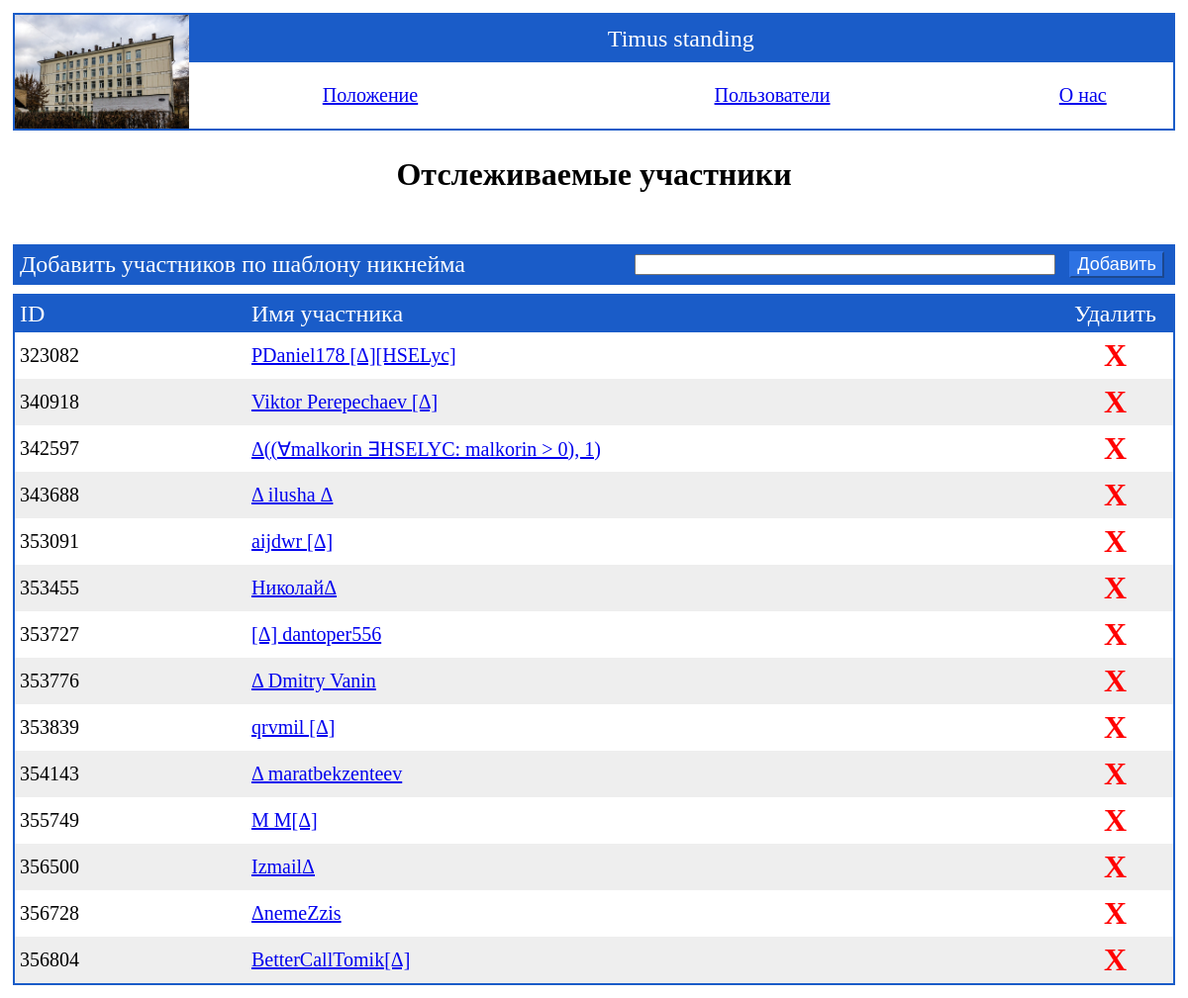
Screenshot of /users with the database file from the repository.
### data/user.py (models this page shows)
class User(SqlAlchemyBase):
    __tablename__ = 'user'
    id = sqlalchemy.Column(sqlalchemy.Integer, primary_key=True, autoincrement=True)
    name = sqlalchemy.Column(sqlalchemy.String)
    user_tasks = sqlalchemy.orm.relationship('User_task', back_populates='user')

### main.py (the view)
@app.route('/users', methods=['GET', 'POST'])
def users_page():
    if request.method == 'POST' and request.form['template'] != '':
        template = request.form['template']
        r.add_users(template)
    session = db_session.create_session()
    users = session.query(User).all()
    return render_template('users.html', users=users)

### data/db_session.py (called while the page is built)
def create_session() -> Session:
    global __factory
    return __factory()

### templates/users.html (shortened to what this page needs)
<html lang="en">
<head>
    <link href="/static/css/style.css" rel="stylesheet">
</head>
<body>
<table cellpadding=0 cellspacing=5 width="100%">
    <tbody>
        <tr>
            <td colspan="2">
                <table class="panel" align="CENTER" valign="CENTER"
                       border="0" width="100%" cellpadding=0 cellspacing=0>
                    <tr align="CENTER" class="header">
                        <td rowspan="2" height="115" width="15%" valign="CENTER"
                            style="background-image: url(/static/img/lyceum.png); background-size: 100% 100%">
                        </td>
                        <td colspan="3" valign="CENTER" height="48">Timus standing</td>
                    </tr>
                    <tr align="CENTER">
                        <td><a href="/">Положение</a></td>
                        <td><a href="/users">Пользователи</a></td>
                        <td><a href="/about">О нас</a></td>
                    </tr>
                </table>
            </td>
        </tr>
        <tr>
            <td align="CENTER" valign="CENTER" height="100" colspan="2">
                <h1>Отслеживаемые участники</h1>
            </td>
        </tr>
        <tr>
            <form method="post" class="main" action="" novalidate>
                <td colspan="2" valign="CENTER" align="CENTER" height="50" style="font-size: 24px;">
                    <table cellspacing="0" cellpadding="5" class="panel" width="100%">
                        <tr class="header">
                            <td width="70%">
                                Добавить участников по шаблону никнейма
                            </td>
                            <td width="20%">
                                <input type="text" name="template" size="50">
                            </td>
                            <td width="10%" align="CENTER">
                                <input type = "submit" name='button' value="Добавить">
                            </td>
                        </tr>
                    </table>
                </td>
            </form>
        </tr>
        <tr>
            <td align="CENTER" valign="TOP" width="100%">
                <table cellpadding="5" cellspacing="0" class="panel" width="100%">
                    <tr class="header">
                        <td width="20%">ID</td>
                        <td width="70%">Имя участника</td>
                        <td width="10%" align="CENTER">Удалить</td>
                    </tr>
                    {% for user in users %}
                    {% if loop.index % 2 == 0 %}
                    <tr class="even">
                    {% else %}
                    <tr class="odd">
                    {% endif %}
                        <td>{{ user.id }}</td>
                        <td><a href="https://acm.timus.ru/author.aspx?id={{ user.id }}">{{ user.name }}</a></td>
                        <td align="CENTER"><a href="/delete_user/{{ user.id }}" class="delete"><b>X</b></a></td>
                    </tr>
                    {% endfor %}
                </table>
            </td>
        </tr>
    </tbody>
</table>
</body>
</html>

### static/css/style.css (style rules this page uses)
table .panel { font-size: 20px; border-collapse: separate; font-style: normal; border: 2px solid #1A5CC8; padding: 0px; }
tr { color: #000000; background-color: #FFFFFF; }
tr .odd { color: #000000; background-color: #FFFFFF; }
tr .even { color: #000000; background-color: #EEEEEE; }
tr .header { color: #FFFFFF; background-color: #1A5CC8; font-size: 24px; }
input[type="submit"] { border-style: default; background-color: #DDDDDD; color: #000000; border-color: #DDDDDD; }
.header input[type="submit"] { border-style: default; background-color: #2D72E3; color: #ffffff; border-color: #2D72E3; font-size: 18px; }
.panel .delete { color: #FF0000; text-decoration: none; font-size: 32px; }

### rows the page displays
User: id "323082", name "PDaniel178 [Δ][HSELyc]"
User: id "340918", name "Viktor Perepechaev [Δ]"
User: id "342597", name "Δ((∀malkorin ∃HSELYC: malkorin > 0), 1)"
User: id "343688", name "Δ ilusha Δ"
User: id "353091", name "aijdwr [Δ]"
User: id "353455", name "НиколайΔ"
User: id "353727", name "[Δ] dantoper556"
User: id "353776", name "Δ Dmitry Vanin"
User: id "353839", name "qrvmil [Δ]"
User: id "354143", name "Δ maratbekzenteev"
User: id "355749", name "M M[Δ]"
User: id "356500", name "IzmailΔ"
User: id "356728", name "ΔnemeZzis"
User: id "356804", name "BetterCallTomik[Δ]"
